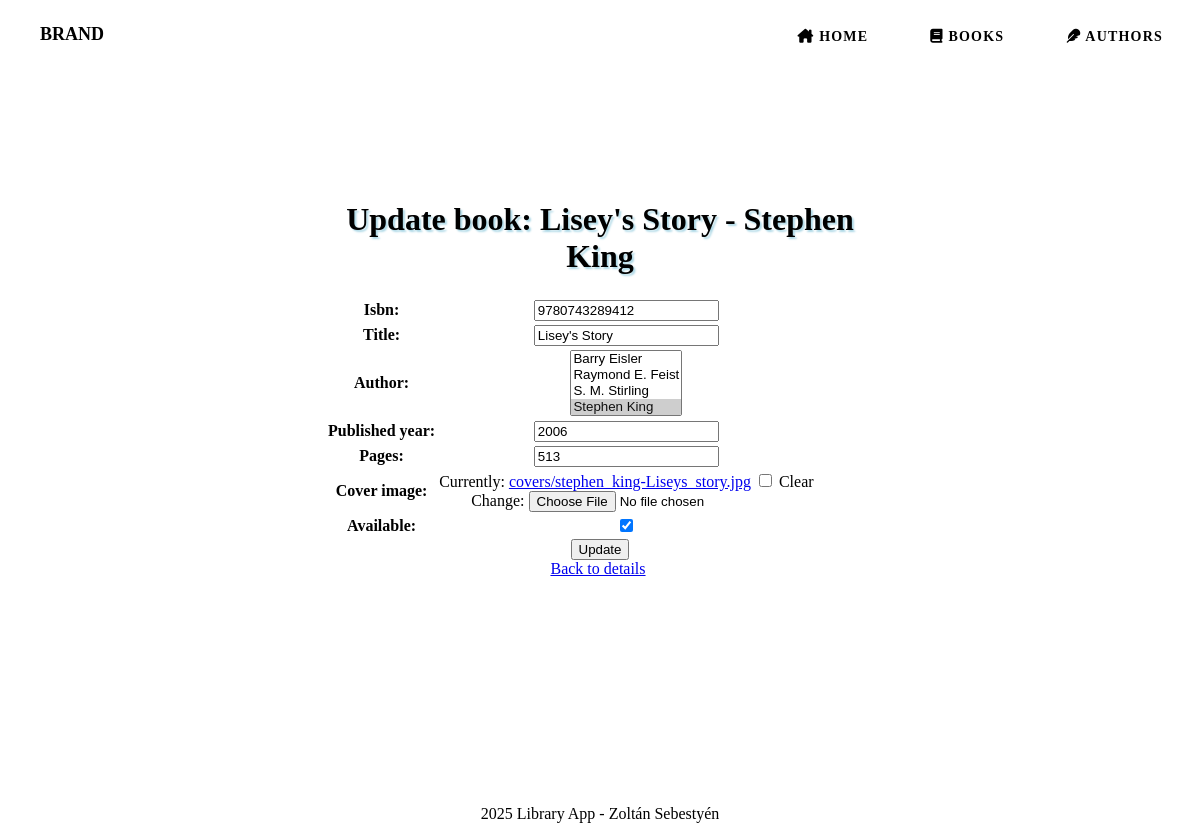
/library_application/books/11/update, run on an earlier commit of the app's database.
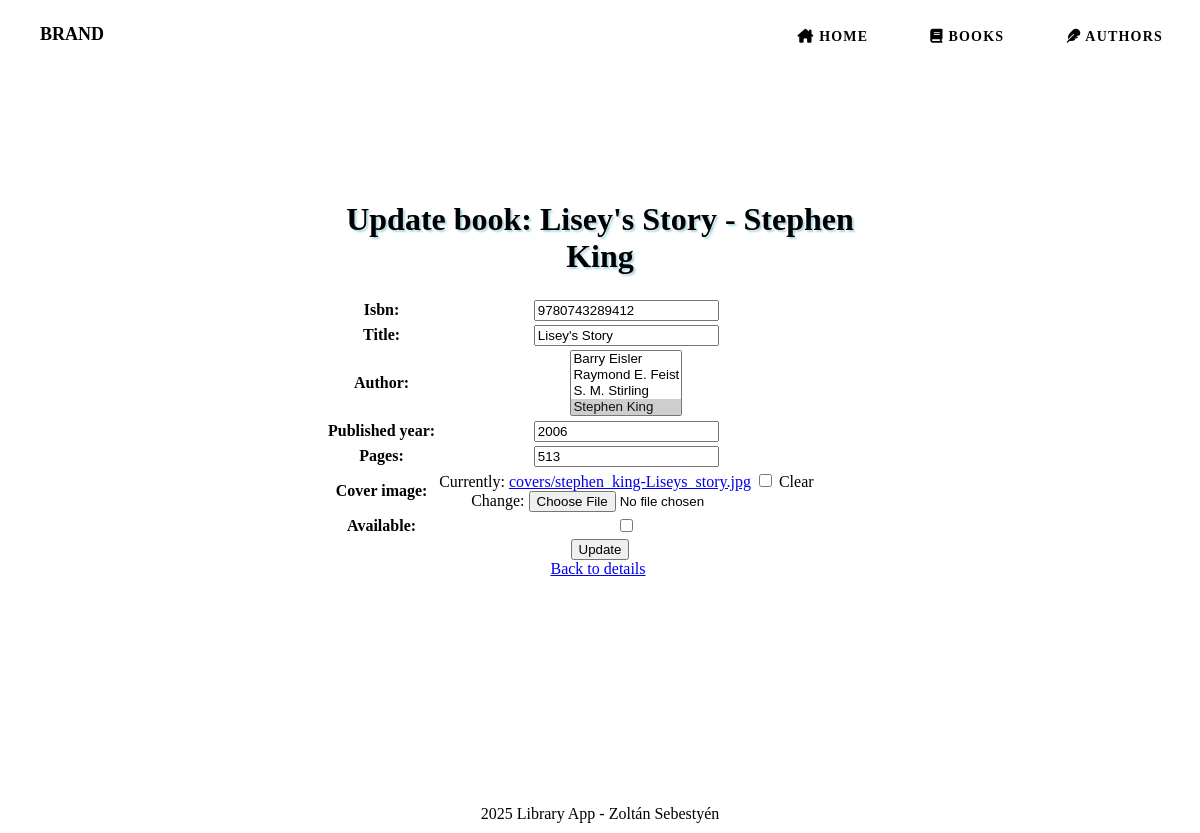
And on a later commit of the database.
### library_application/models.py (models this page shows)
class Book(models.Model):
    isbn = models.CharField(max_length=13, unique=True)
    title = models.CharField(max_length=200)
    author = models.ManyToManyField(Author, related_name="books")
    published_year = models.IntegerField()
    pages = models.IntegerField()
    cover_image = models.ImageField(upload_to='covers/', blank=True, null=True)
    available = models.BooleanField()
    def __str__(self):
        authors = ", ".join([str(author) for author in self.author.all()])
        return f"{self.title} - {authors}"

class Author(models.Model):
    name = models.CharField(max_length=100)
    birth_date = models.DateField()
    birth_place = models.CharField(max_length=50)
    nationality = models.CharField(max_length=50)
    decease_date = models.DateField(blank=True, null=True)
    decease_place = models.CharField(max_length=50, blank=True, null=True)
    def __str__(self):
        return f"{self.name}"

### library_application/views.py (the view, shortened to what this page needs)
# urls.py: path("books/<book_id>/update", views.update_book, name="book_update"),
def update_book(request, book_id):
    try:
        book = Book.objects.get(id=book_id)
    except Book.DoesNotExist:
        return HttpResponse('Product not found', status=404)
    form = BookAddForm(instance=book)
    context = {
        'form': form,
        'book': book
    }
    return render(request, 'book_update.html', context)

### library_application/forms.py
class BookAddForm(forms.ModelForm):
    class Meta:
        model = Book
        fields = '__all__'

### library_application/templates/book_update.html (shortened to what this page needs)
{% load static %}
{% include "header.html" %}
        <main>
            <div class="main-content">
                <h1>Update book: {{ book }} </h1>
                <form method="POST" enctype="multipart/form-data">
                    <table class="add">
                        {{ form.as_table }}
                    </table>
                    <input type="submit" value="Update">
                </form>
                <a href="{% url 'book_details' book_id=book.id %}">Back to details</a>
            </div>
        </main>
        {% include "footer.html" %}
    </body>
</html>

### library_application/templates/header.html (shortened to what this page needs)
{% load static %}
<!DOCTYPE html>
<html lang="en">
    <head>
        <link rel="stylesheet" href="{% static 'css/styles.css' %}">
        <link rel="stylesheet" href="https://cdnjs.cloudflare.com/ajax/libs/font-awesome/6.5.0/css/all.min.css">
    </head>
    <body>
        <div class="container">
            <nav>
                <div class="logo">
                    <a href="#">BRAND</a>
                </div>
                <div class="nav-wrapper">
                    <ul>
                        <li class="{% if request.path == '/library_application/' %}active{% endif %}">
                            <a href="{% url 'index' %}"><i class="fa-solid fa-house-chimney"></i> Home</a>
                        </li>
                        <li class="{% if request.path == '/library_application/books' %}active{% endif %}">
                            <a href="{% url 'book_list' %}"><i class="fa-solid fa-book"></i> Books</a>
                        </li>
                        <li class="{% if request.path == '/library_application/authors' %}active{% endif %}">
                            <a href="{% url 'author_list' %}"><i class="fa-solid fa-feather"></i> Authors</a>
                        </li>
                    </ul>
                </div>
            </nav>
        </div>

### library_application/templates/footer.html
<footer>
    2025 Library App - Zoltán Sebestyén
</footer>

### library_application/static/css/styles.css (style rules this page uses)
* { box-sizing: border-box; }
html { margin: 0; padding: 0; width: 100%; height: 100vh; }
body { margin: 0; padding: 0; width: 100%; height: 100vh; font-family: Poppins; font-weight: 400; background: url(../img/library-background.jpg); background-position: center; background-size: cover; }
.container { height: 75px; background-color: rgba(255,255,255,0.8); }
nav { height: 30vh; padding: 8px; }
.logo { float: left; padding: 8px; margin-left: 16px; margin-top: 8px; }
.logo a { color: #000; text-transform: uppercase; font-weight: 700; font-size: 18px; letter-spacing: 0px; padding: 8px; border-radius: 5px; text-decoration: none; transition: ease-in .5s; }
nav ul { float: right; }
nav ul li { display: inline-block; }
nav ul li:not(:first-child) { margin-left: 48px; }
nav ul li:last-child { margin-right: 24px; }
nav ul li a { display: inline-block; outline: none; color: #000; text-transform: uppercase; text-decoration: none; padding: 5px; border-radius: 5px; font-size: 14px; letter-spacing: 1.2px; font-weight: 600; transition: ease-in .3s; }
main { min-height: 80vh; width: 100vw; }
.main-content { margin: 80px auto; padding: 25px; border-radius: 15px; background-color: rgba(255,255,255,0.4); width: 50%; text-align: center; }
main h1 { text-shadow: 2px 2px 2px lightblue; }
footer { width: 100%; text-align: center; padding: 10px; background-color: rgba(255,255,255,0.4); }

What changed in the data, as far as the page shows it:
changed Book "Lisey's Story - Stephen King": available "☑" → "☐"
